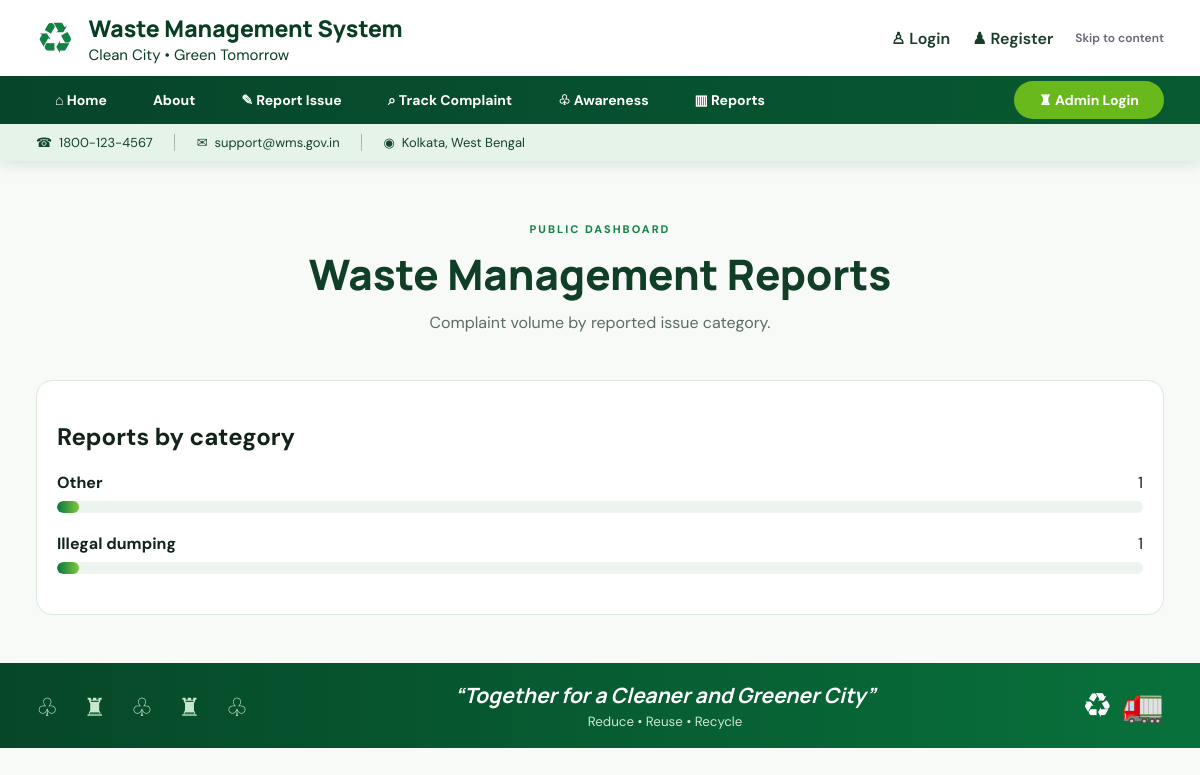
The page /reports/ on the database its author committed.
### portal/models.py (models this page shows, shortened)
class Complaint(models.Model):
    STATUS_CHOICES = [
        ("Pending", "Pending"),
        ("In Progress", "In Progress"),
        ("Resolved", "Resolved"),
    ]
    CATEGORY_CHOICES = [
        ("Garbage overflow", "Garbage overflow"),
        ("Missed collection", "Missed collection"),
        ("Illegal dumping", "Illegal dumping"),
        ("Street litter", "Street litter"),
        ("Blocked drain", "Blocked drain"),
        ("Other", "Other"),
    ]
    ticket_id = models.CharField(max_length=12, unique=True, editable=False)
    name = models.CharField(max_length=120)
    email = models.EmailField()
    phone = models.CharField(max_length=20, blank=True)
    category = models.CharField(max_length=40, choices=CATEGORY_CHOICES)
    address = models.CharField(max_length=240)
    area = models.CharField(max_length=120, blank=True)
    description = models.TextField()
    photo = models.ImageField(upload_to="complaints/", blank=True, null=True)
    status = models.CharField(max_length=20, choices=STATUS_CHOICES, default="Pending")
    admin_note = models.TextField(blank=True)
    created_at = models.DateTimeField(auto_now_add=True)
    updated_at = models.DateTimeField(auto_now=True)
    user = models.ForeignKey(settings.AUTH_USER_MODEL, on_delete=models.SET_NULL, null=True, blank=True)

### portal/views.py (the view)
# urls.py: path("reports/", views.reports, name="reports"),
def reports(request):
    categories = Complaint.objects.values("category").annotate(total=Count("id")).order_by("-total")
    return render(request, "portal/reports.html", {"categories": categories})

### portal/templates/portal/reports.html
{% extends 'portal/base.html' %}{% block title %}Reports{% endblock %}{% block content %}<div class="page-intro"><span class="eyebrow">PUBLIC DASHBOARD</span><h1>Waste Management Reports</h1><p>Complaint volume by reported issue category.</p></div><div class="report-card"><h2>Reports by category</h2>{% for item in categories %}<div class="bar-row"><div><b>{{ item.category }}</b><span>{{ item.total }}</span></div><div class="bar-track"><i style="width:{% widthratio item.total 100 100 %}%"></i></div></div>{% empty %}<p>No complaint data is available yet. Submit a report to get started.</p>{% endfor %}</div>{% endblock %}

### portal/static/portal/css/style.css (style rules this page uses)
:root { --green:#07542e;--deep:#064326;--lime:#65b915;--mint:#eaf7ed;--ink:#12241a;--muted:#5b6d62;--line:#dce9df }
* { box-sizing:border-box }
body { margin:0;background:#f7faf7;color:var(--ink);font-family:'DM Sans',sans-serif }
.eyebrow { color:#16834b;font-size:11px;font-weight:800;letter-spacing:2px }
.recent-panel,.report-card,.result-card { background:#fff;border:1px solid var(--line);border-radius:16px;padding:20px;margin-top:22px }
.page-intro { text-align:center;padding:34px 10px 22px }
.page-intro h1,.auth-card h1,.success-card h1 { font:800 clamp(28px,4vw,42px) Manrope;margin:7px 0;color:#103e27 }
.page-intro p { color:var(--muted);max-width:680px;margin:0 auto;line-height:1.6 }
.bar-row { margin:20px 0 }
.bar-row>div:first-child { display:flex;justify-content:space-between;margin-bottom:8px }
.bar-track { height:12px;background:#edf3ee;border-radius:20px;overflow:hidden }
.bar-track i { display:block;height:100%;min-width:2%;background:linear-gradient(90deg,#0a7540,#80c83b);border-radius:20px }

### rows shown on the page
Complaint: category "Other", total "1"
Complaint: category "Illegal dumping", total "1"
